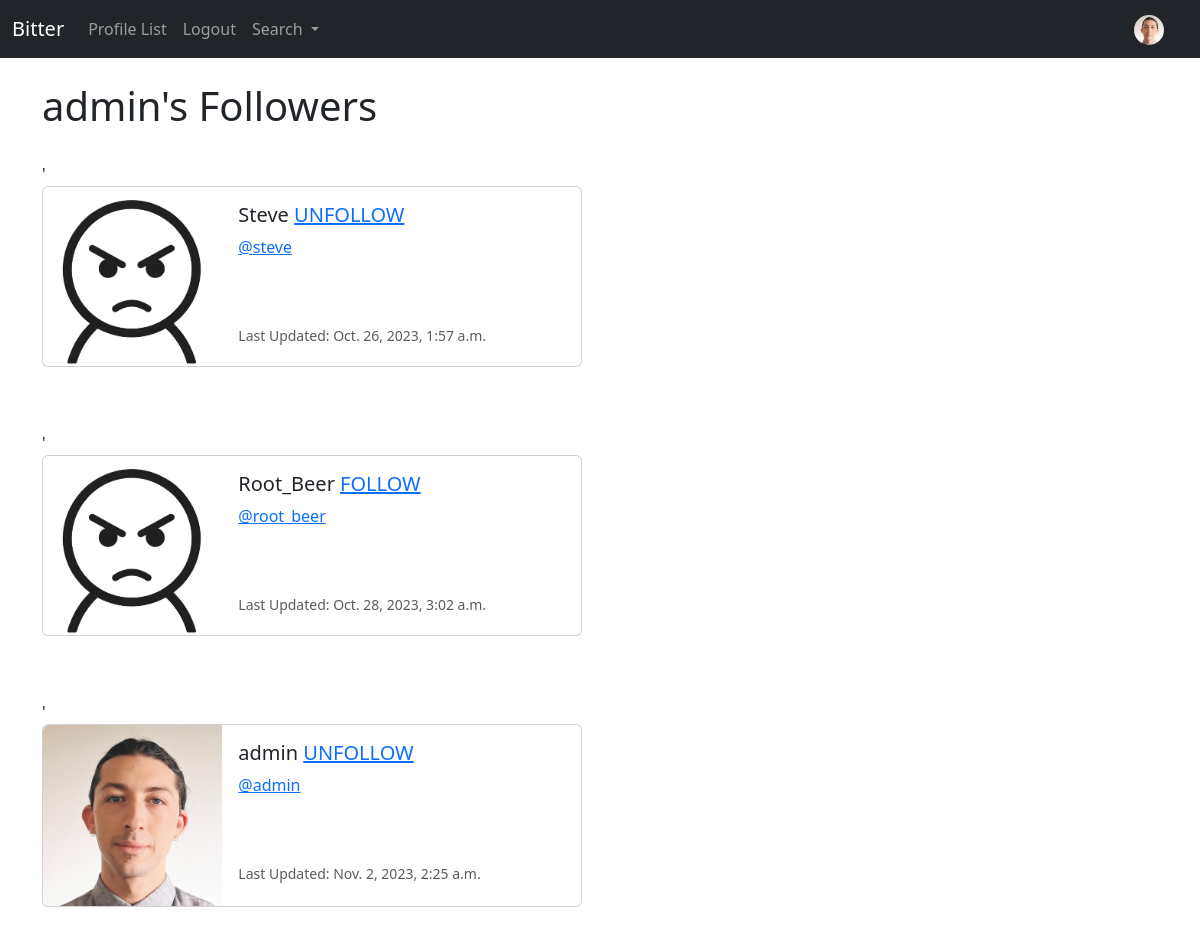
Page /profile/followers/1 (signed in) on the earlier database version.
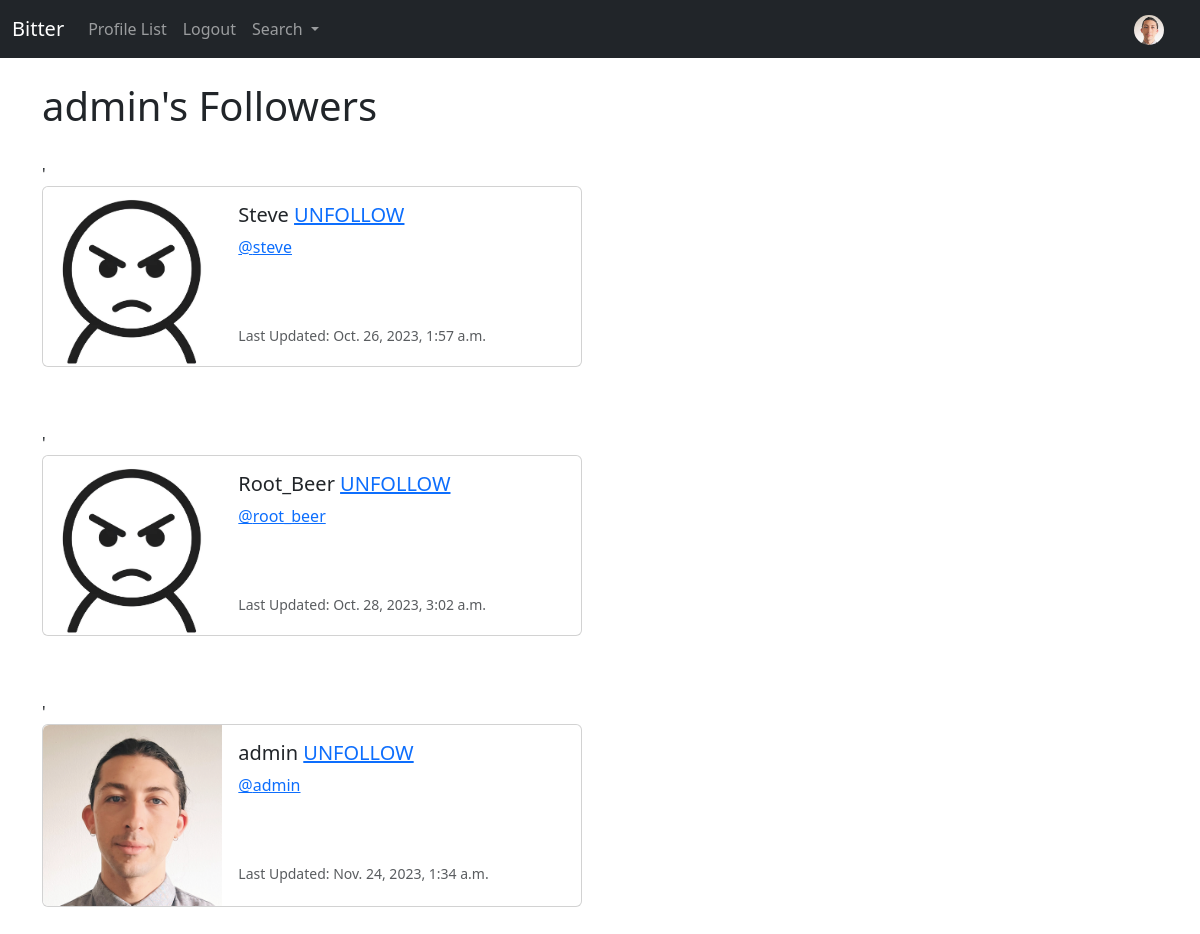
Same page on the later database version.
### bitter_app/models.py (models this page shows, shortened)
class Profile(models.Model):
    user = models.OneToOneField(User, on_delete=models.CASCADE)
    follows = models.ManyToManyField("self",
        related_name="followed_by",
        symmetrical=False,
        blank=True)
    date_modified = models.DateTimeField(User, auto_now=True)
    profile_image = models.ImageField(null=True, blank=True, upload_to="images/")
    profile_bio = models.CharField(null=True, blank=True, max_length=500)
    homepage_link = models.CharField(null=True, blank=True, max_length=500)
    facebook_link = models.CharField(null=True, blank=True, max_length=500)
    instagram_link = models.CharField(null=True, blank=True, max_length=500)
    linkedin_link = models.CharField(null=True, blank=True, max_length=500)
    twitter_link = models.CharField(null=True, blank=True, max_length=500)

### bitter_app/views.py (the view)
# urls.py: path('profile/followers/<int:pk>', views.followers, name='followers'),
def followers(request, pk):
    if request.user.is_authenticated:
        if request.user.id == pk:
            profiles = Profile.objects.get(user_id=pk)
            return render(request, 'followers.html', {'profiles':profiles})
    else:
        messages.success(request, ("That's Not Your Profile Page"))
        return redirect('home')

### bitter_app/templates/followers.html
{% extends 'base.html' %}
{% load static %}
{% block content %}
    <h1>{{ request.user.username }}'s Followers</h1>
<br/>
{% if profiles %}
    {% for profile in profiles.followed_by.all %}'
    <div class="card mb-3" style="max-width: 540px;">
        <div class="row g-0">
            <div class="col-md-4">
                {% if profile.profile_image %}
                <img src="{{ profile.profile_image.url }}" width=200 height=200 class="img-fluid rounded-start"  alt="{{profile.user.username}}">
                {% else %}
                <img src="{% static 'images/default_profile_pic.jpg' %}" class="img-fluid rounded-start" alt="Profile Image">
                {% endif %}
            </div>
            <div class="col-md-8">
            <div class="card-body">
                <h5 class="card-title"> {{ profile.user.username }}
                {% if profile in profiles.follows.all %}
                <a href="{% url 'unfollow' profile.user.id %}">UNFOLLOW</a>
                {% else %}
                <a href="{% url 'follow' profile.user.id %}">FOLLOW</a>
                {% endif %}
                </h5>
                <p class="card-text"> <a href="{% url 'profile' profile.user.id %}">@{{ profile.user.username|lower }}</a></p>
                <br/><br/>
                <p class="card-text"><small class="text-body-secondary">Last Updated: {{ profile.date_modified }}</small></p>
            </div>
            </div>
        </div>
    </div>
    <br/><br/>
    {% endfor %}
{% endif %}
{% endblock %}

### bitter_app/templates/base.html (shortened to what this page needs)
<!doctype html>
<html lang="en">
  <head>
    <link href="https://cdn.jsdelivr.net/npm/bootstrap@5.3.2/dist/css/bootstrap.min.css" rel="stylesheet">
  </head>
  <body>
    {% include 'navbar.html' %}
    <div class="container">
      <br>
      {% block content %}
      {% endblock %}
    </div>
  </body>
</html>

### bitter_app/templates/navbar.html (shortened to what this page needs)
{% load static %}
<nav class="navbar navbar-expand-lg navbar-dark bg-dark">
    <div class="container-fluid">
      <a class="navbar-brand" href="{% url 'home' %}">Bitter</a>
      <div class="collapse navbar-collapse" id="navbarSupportedContent">
        <ul class="navbar-nav me-auto mb-2 mb-lg-0">
          <li class="nav-item">
            <a class="nav-link" href="{% url 'profile_list' %}">Profile List</a>
          </li>
          {% if user.is_authenticated %}
          <li class="nav-item">
            <a class="nav-link" href="{% url 'logout'%}">Logout</a>
          </li>
          {% endif %}
          <li class="nav-item dropdown">
            <a class="nav-link dropdown-toggle" href="#" role="button" data-bs-toggle="dropdown" aria-expanded="false">
              Search
            </a>
          </li>
        </ul>
        {% if user.is_authenticated %}
          <ul class="navbar-nav ml-auto">
              <li class="nav-link navbar-brand">
                <a href="{% url 'profile' request.user.id %}">
                  {% if user.profile.profile_image %}
                  <img src="{{ user.profile.profile_image.url }}" class="rounded-circle" style="object-fit: cover; width: 30px;">
                  {% else %}
                  <img src="{% static 'images/default_profile_pic.jpg' %}" class="rounded-circle" style="object-fit: cover; width: 30px;">
                  {% endif %}
                </a>
              </li>
          </ul>
        {% endif %}
      </div>
    </div>
  </nav>

Differences in the rows shown:
computed for Profile "Oct. 28, 2023, 3:02 a.m.": text "FOLLOW" → "UNFOLLOW"
changed Profile "admin": date_modified "Nov. 2, 2023, 2:25 a.m." → "Nov. 24, 2023, 1:34 a.m."
